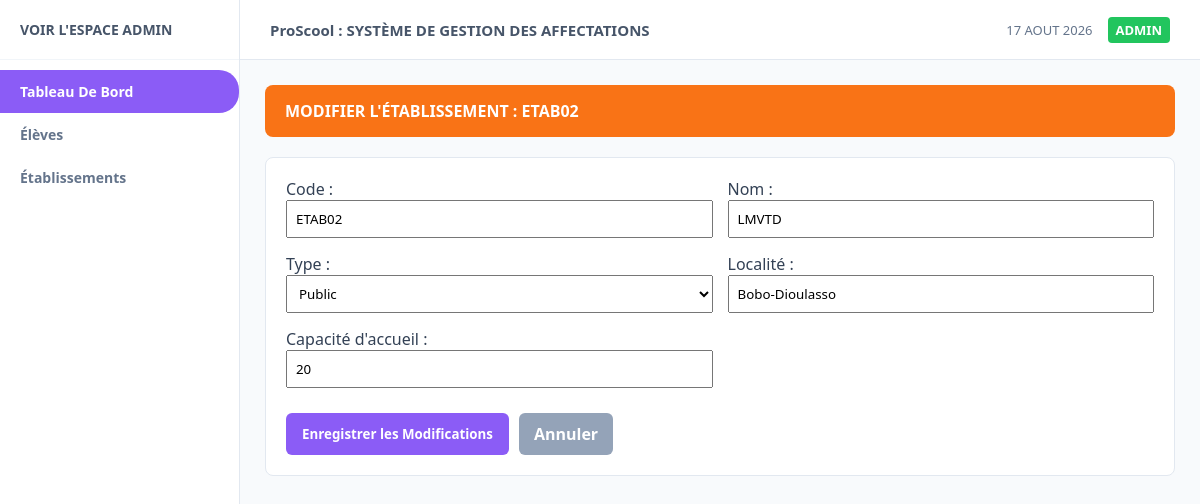
The page /etablissements/modifier/ETAB02 on the database as committed earlier.
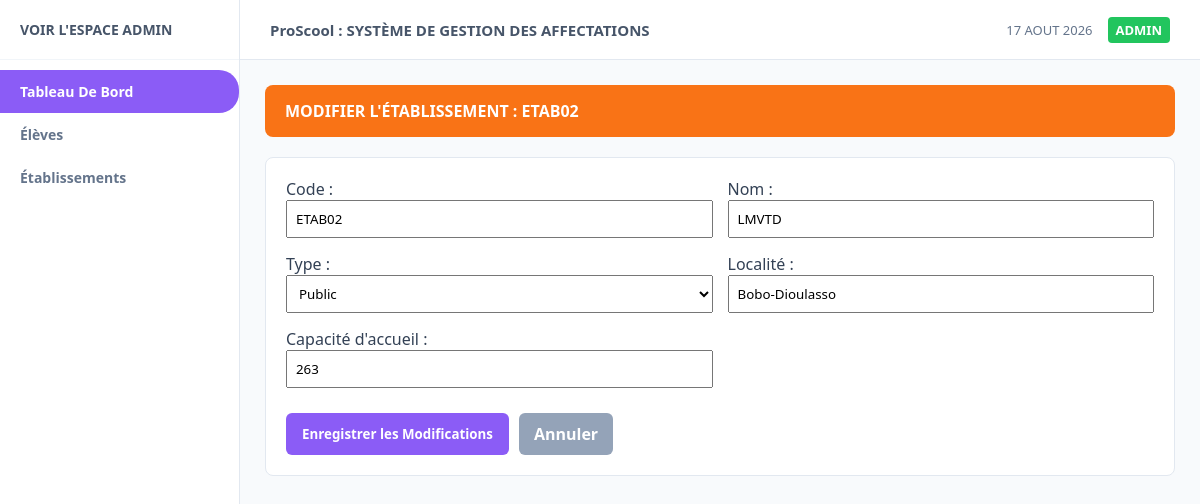
The same page on the database as committed later.
### tables this page shows
CREATE TABLE etablissements (
            id_etab TEXT PRIMARY KEY,
            nom TEXT NOT NULL,
            type_etab TEXT NOT NULL,
            localite TEXT NOT NULL,
            capacite INTEGER NOT NULL,
            places_restantes INTEGER NOT NULL
        );

### app.py (the view, shortened to what this page needs)
@app.route("/etablissements/modifier/<id_etab>", methods=["GET", "POST"])
def modifier_etablissement_route(id_etab):
    etablissement = database.obtenir_etablissement_par_id(id_etab)
    return render_template("modifier_etablissement.html", etab=etablissement)

### database.py (called while the page is built)
def get_connection():
    conn = sqlite3.connect(DB_NAME)
    conn.row_factory = sqlite3.Row  # Permet d'accéder aux colonnes par leur nom
    return conn

def obtenir_etablissement_par_id(id_etab):
    conn = get_connection()
    cursor = conn.cursor()
    cursor.execute("SELECT * FROM etablissements WHERE id_etab = ?", (id_etab,))
    row = cursor.fetchone()
    conn.close()
    return dict(row) if row else None

### templates/modifier_etablissement.html (shortened to what this page needs)
{% extends 'base.html' %}
{% block content %}
<div class="banner-orange">
    <span>MODIFIER L'ÉTABLISSEMENT : {{ etab.id_etab }}</span>
</div>
<div class="card">
    <form action="/etablissements/modifier/{{ etab.id_etab }}" method="POST" style="display: grid; grid-template-columns: repeat(2, 1fr); gap: 15px;">
        <div>
            <label>Code :</label>
            <input type="text" name="code" value="{{ etab.id_etab }}" required style="width:100%; padding: 8px;">
        </div>
        <div>
            <label>Nom :</label>
            <input type="text" name="nom" value="{{ etab.nom }}" required style="width:100%; padding: 8px;">
        </div>
        <div>
            <label>Type :</label>
            <select name="type_etab" style="width:100%; padding: 8px;">
                <option value="Public" {% if etab.type_etab == 'Public' %}selected{% endif %}>Public</option>
            </select>
        </div>
        <div>
            <label>Localité :</label>
            <input type="text" name="localite" value="{{ etab.localite }}" required style="width:100%; padding: 8px;">
        </div>
        <div>
            <label>Capacité d'accueil :</label>
            <input type="number" name="capacite" value="{{ etab.capacite }}" required style="width:100%; padding: 8px;">
        </div>
        <div style="grid-column: span 2; display:flex; gap:10px; margin-top:10px;">
            <button type="submit" class="btn btn-purple">Enregistrer les Modifications</button>
            <a href="/etablissements" style="background:#94a3b8; color:white; padding:10px 15px; border-radius:6px; text-decoration:none; font-weight:bold;">Annuler</a>
        </div>
    </form>
</div>
{% endblock %}

Rows that differ between the two databases and show on the page:
changed etablissements "ETAB02": capacite "20" → "263"
